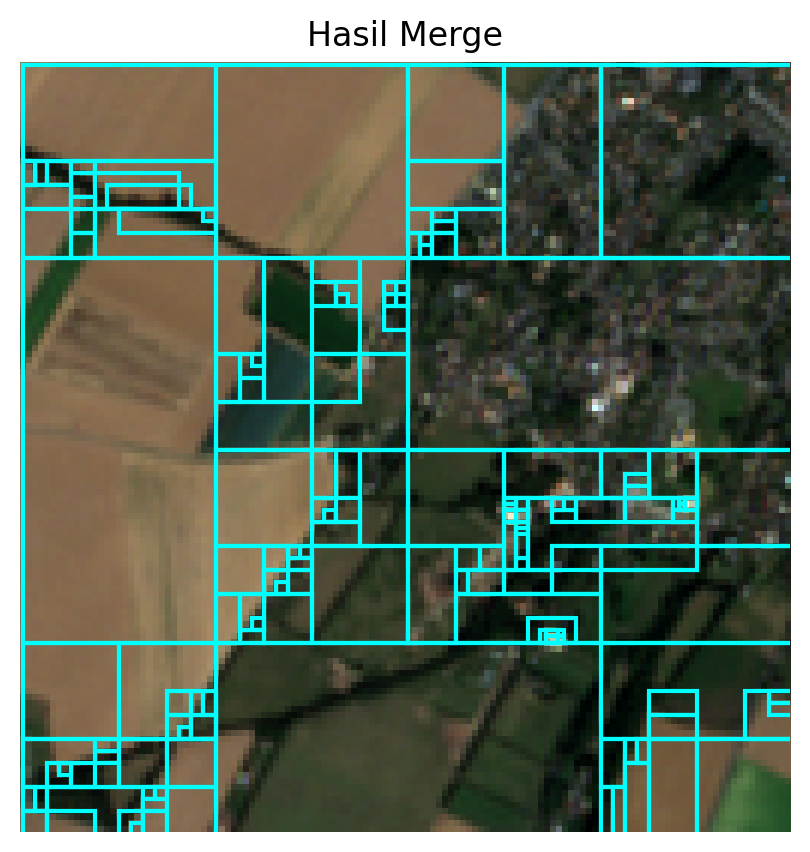
#> input picture images/ss merge.png, 810 x 852 px
$ python -i segmentation.py   (imports and definitions only)   (older library calls are emulated)
#> lines starting #> are read from the running program, lines starting #| are printed output that depends on the picture
#> further down, picture is the input picture: shape (852, 810, 3); mean B, G, R 97.1, 112, 94.1
import numpy as np
import cv2
import math
from math import cos, sin, radians

def preprocessing(image):
    gray = cv2.cvtColor(image, cv2.COLOR_BGR2GRAY)
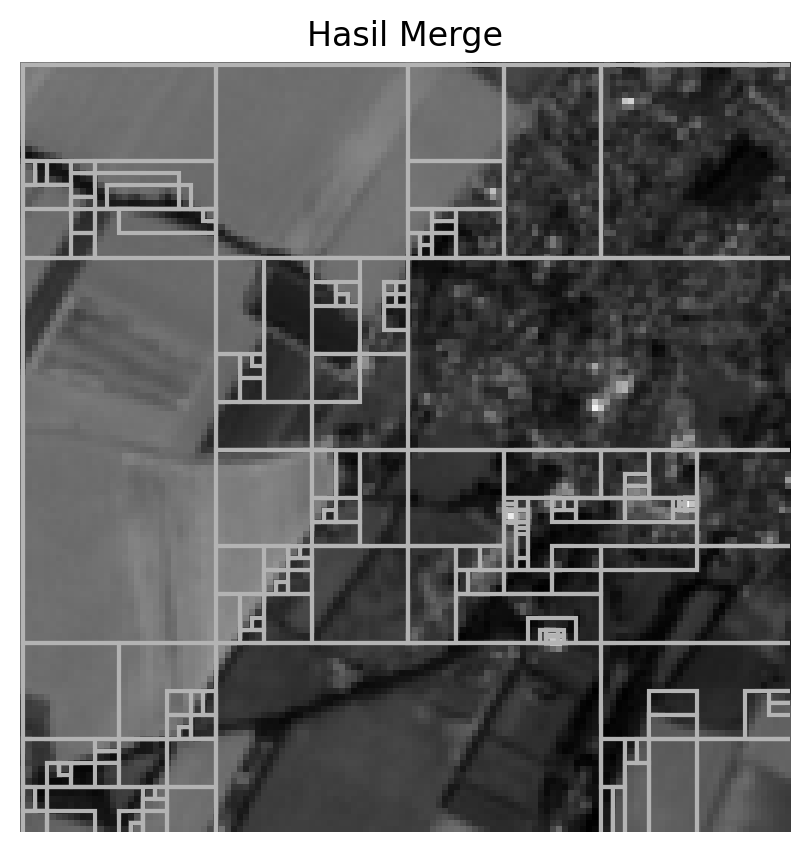
#> gray: shape (852, 810); min 0, max 255, mean 105
    blurred = cv2.GaussianBlur(gray, (5, 5), 0)

    image_rgb = cv2.cvtColor(image, cv2.COLOR_BGR2RGB)
    lab = cv2.cvtColor(image_rgb, cv2.COLOR_RGB2LAB)
#> lab: shape (852, 810, 3); mean of channels 0, 1, 2 113.9, 122.4, 136.1

    H, W = blurred.shape
#> H = 852; W = 810
    if H != W :
        l = math.ceil(math.log2(max(H, W)))
#> l = 10
        size = 2**l
#> size = 1024
        canvas = np.full((size, size), fill_value=-1, dtype=np.float32)
        canvas[0:H, 0:W] = blurred
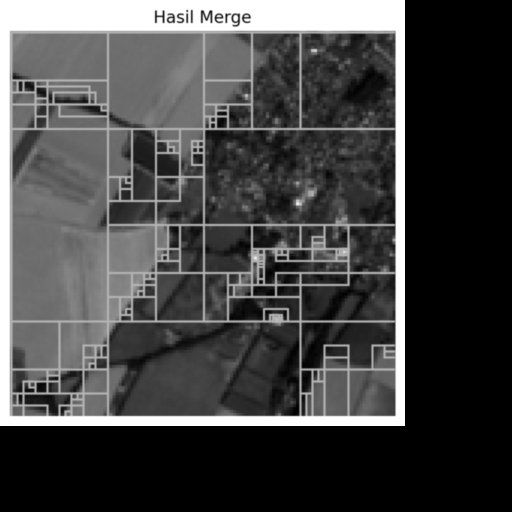
#> canvas: shape (1024, 1024) float32 (shown at 1/2 size); min -1, max 255, mean 68.7; drawn with min black and max white
    else :
        l = int(math.log2(H))
        canvas = blurred

    return canvas, image_rgb, lab, gray

def integral_image(image) :
    return cv2.integral(image, sdepth = cv2.CV_64F)

# [248 lines left out: functions hitung_sdmap, is_homogen, split, hitung_glcm, normalisasi_glcm, ekstrak_glcm and 6 more, not called in this run]

>>> import cv2
>>> picture = cv2.imread('images/ss merge.png')
>>> result = preprocessing(picture)

$ run again, on images/ss split.png
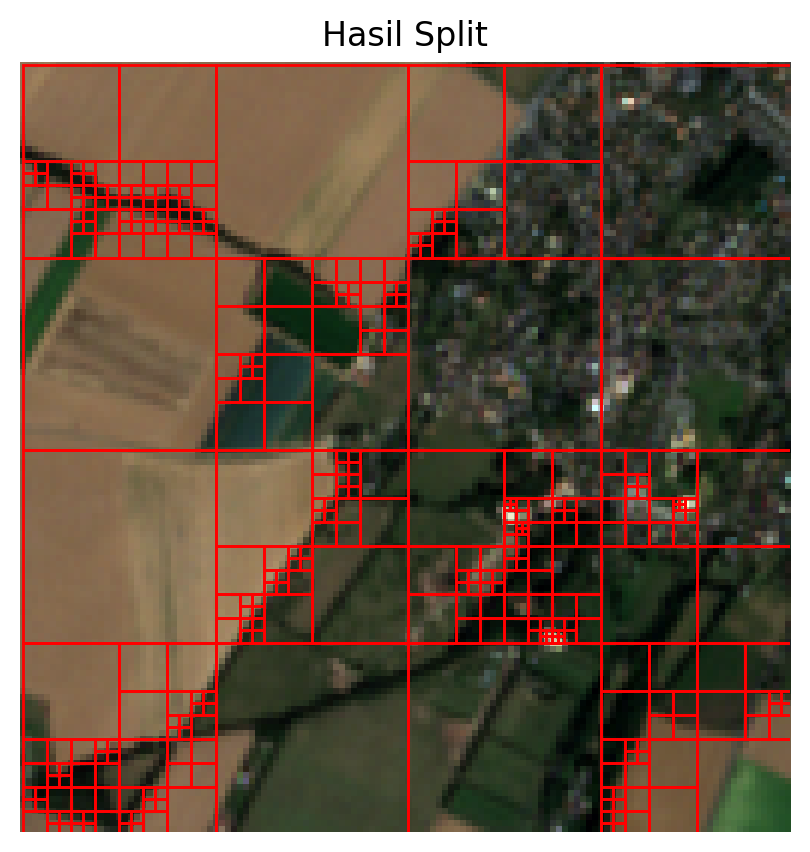
#> input picture images/ss split.png, 810 x 852 px
#> picture is the input picture: shape (852, 810, 3); mean B, G, R 76.4, 91.4, 114.1
#> in preprocessing, `gray = cv2.cvtColor(image, cv2.COLOR_BGR2GRAY)`:
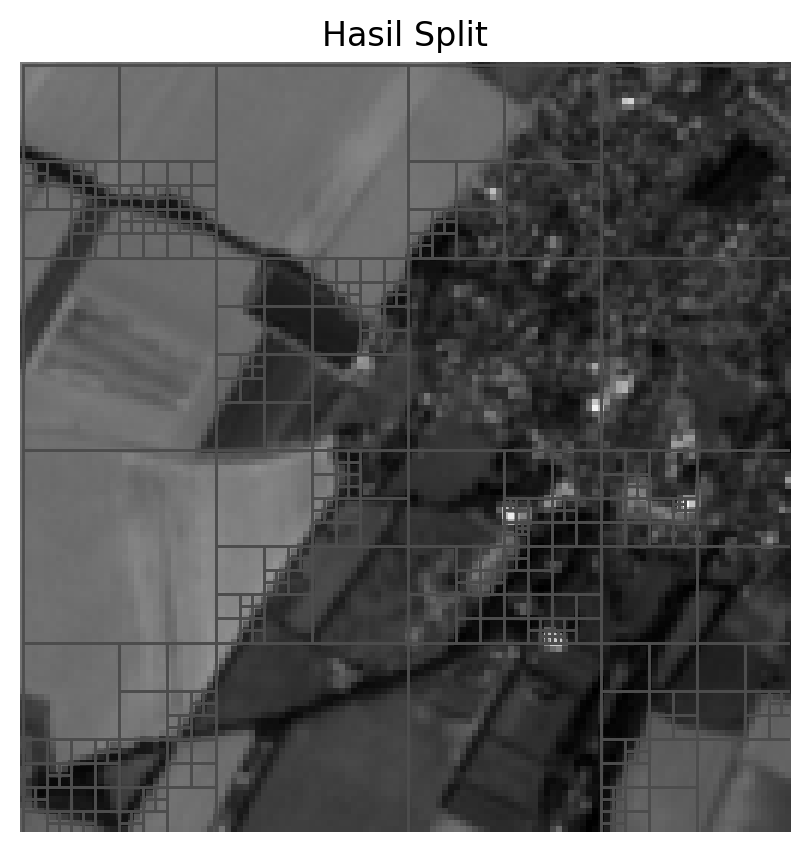
#> gray: shape (852, 810); min 0, max 255, mean 96.5
#> lab: shape (852, 810, 3); mean of channels 0, 1, 2 105.4, 132.7, 142.5
#> in preprocessing, `canvas[0:H, 0:W] = blurred`:
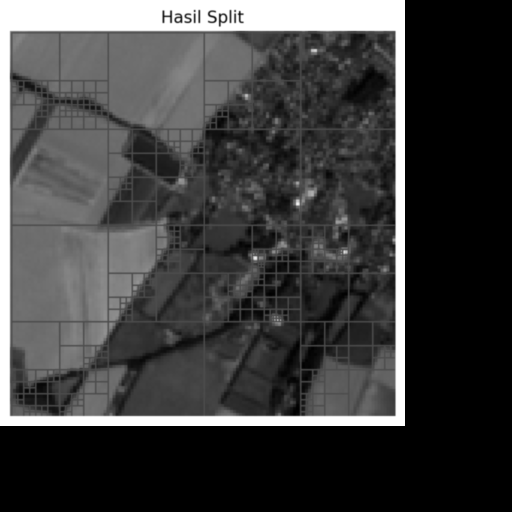
#> canvas: shape (1024, 1024) float32 (shown at 1/2 size); min -1, max 255, mean 63.2; drawn with min black and max white
